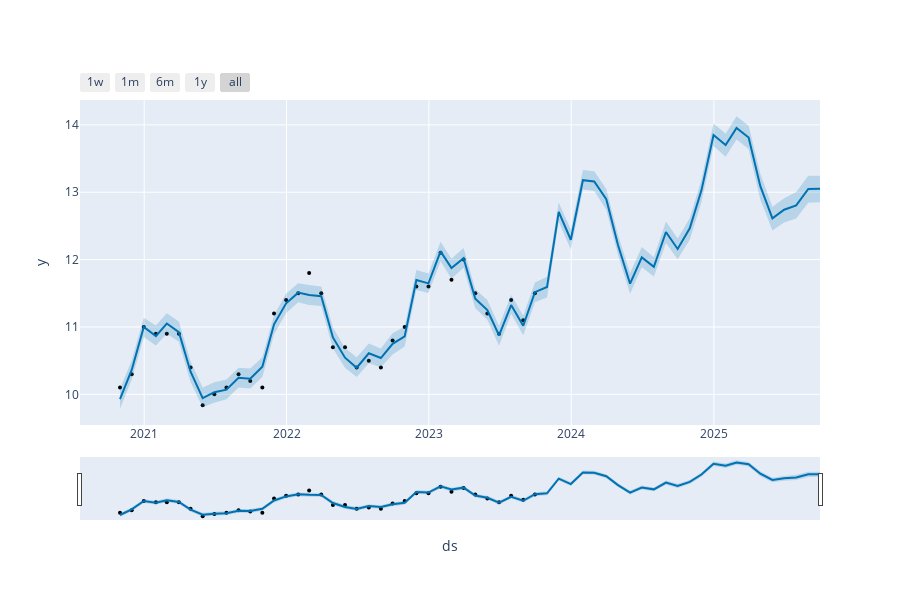

Notebook source saved alongside this figure:
### Markdown cell above
### Interactive plot once we get rid of multiplicative seasonality + trend = forecast of future prices

### Code cell
from prophet.plot import plot_plotly, plot_components_plotly

plot_plotly(model, forecast)
